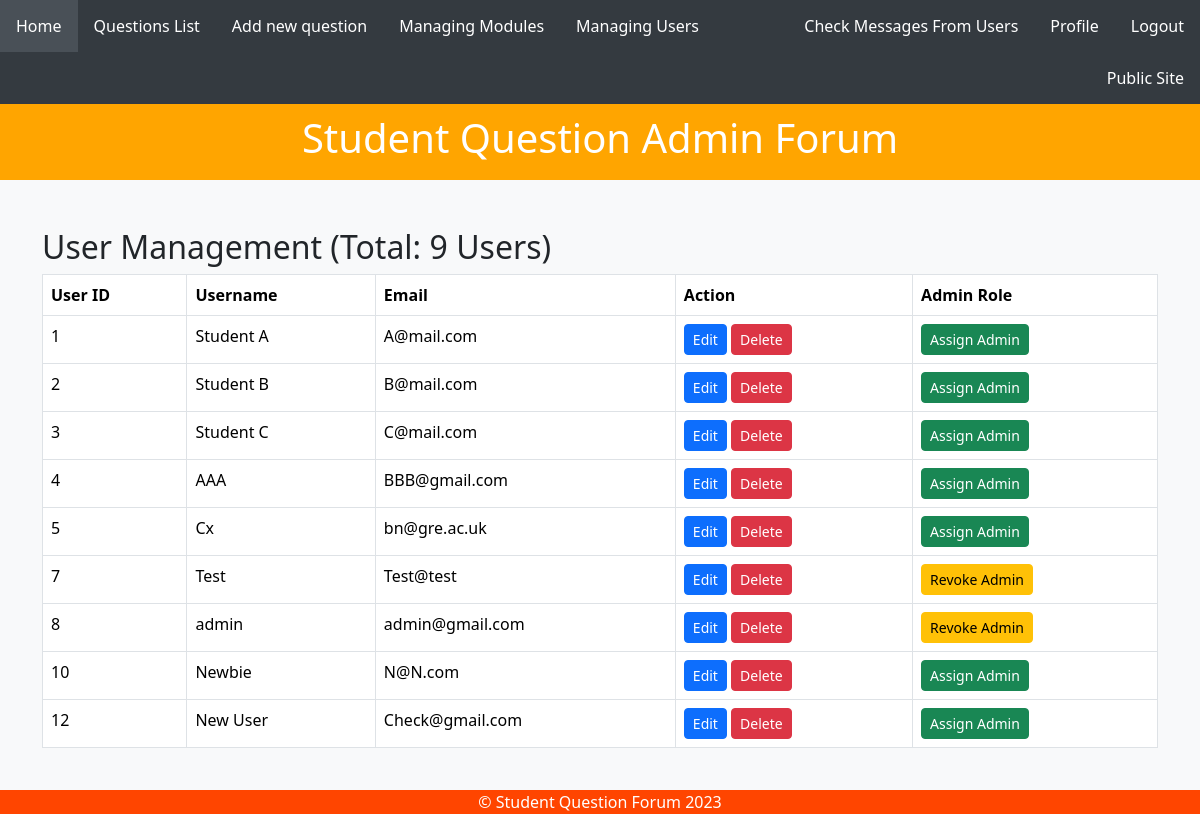
The app's page /admin/user_table.php (signed in) with its own data.
### tables this page shows
CREATE TABLE `users` (
  `id` int(11) NOT NULL,
  `Username` varchar(255) NOT NULL,
  `Email` varchar(255) NOT NULL,
  `Password` varchar(255) NOT NULL,
  `admin` varchar(255) DEFAULT NULL
);

### admin/user_table.php (called while the page is built, shortened)
<?php
include '../includes/DatabaseConnection.php';
include '../includes/DatabaseFunctions.php';
$userId = $_SESSION['id'];
$userDetails = getUserDetails($pdo, $userId);
$users = getUsersInfo($pdo);
$allUsers = allUsers($pdo);
include '../templates/user_table.html.php';
include '../templates/adminlayout.html.php';
?>

### includes/DatabaseFunctions.php (called while the page is built, shortened)
<?php
function query($pdo, $sql, $parameters = []) {
    $query = $pdo->prepare($sql);
    $query->execute($parameters);
    return $query;
}
function allUsers($pdo) {
    $query = query($pdo, 'SELECT COUNT(*) FROM users');
    $row = $query->fetch();
    return $row[0];
}
function getUserDetails($pdo, $userId) {
    $query = 'SELECT id, Username, Email, Password, admin FROM users WHERE id = :userId';
    $parameters = [':userId' => $userId];
    $result = query($pdo, $query, $parameters);
    return $result->fetch(PDO::FETCH_ASSOC);
}
function getUsersInfo($pdo) {
    $query = query($pdo, 'SELECT * FROM users');
    return $query->fetchAll(PDO::FETCH_ASSOC);
}
?>

### templates/user_table.html.php (the view, shortened to what this page needs)
<!DOCTYPE html>
<html lang="en">
<head>
    <link href="https://cdn.jsdelivr.net/npm/bootstrap@5.3.2/dist/css/bootstrap.min.css" rel="stylesheet">
</head>
<body class="bg-light">
    <div class="container mt-5">
        <h2>User Management (Total: <?= $allUsers ?> Users)</h2>
        <table class="table table-bordered">
            <thead>
                <tr>
                    <th>User ID</th>
                    <th>Username</th>
                    <th>Email</th>
                    <th>Action</th>
                    <th>Admin Role</th>
                </tr>
            </thead>
            <tbody>
                <?php foreach ($users as $user): ?>
                    <tr>
                        <td><?= htmlspecialchars($user['id'], ENT_QUOTES, 'UTF-8') ?></td>
                        <td><?= htmlspecialchars($user['Username'], ENT_QUOTES, 'UTF-8') ?></td>
                        <td><?= htmlspecialchars($user['Email'], ENT_QUOTES, 'UTF-8') ?></td>
                        <td>
                            <a href="edit_user.php?id=<?= $user['id'] ?>" class="btn btn-primary btn-sm">Edit</a>
                            <a href="delete_user.php?id=<?= $user['id'] ?>" class="btn btn-danger btn-sm">Delete</a>
                        </td>
                        <td>
                            <?php if ($user['admin'] == 'Y'): ?>
                                <form action="<?php echo $_SERVER['PHP_SELF']; ?>" method="post" style="display: inline;">
                                    <button type="submit" name="revoke_admin" class="btn btn-warning btn-sm">Revoke Admin</button>
                                </form>
                            <?php else: ?>
                                <form action="<?php echo $_SERVER['PHP_SELF']; ?>" method="post" style="display: inline;">
                                    <button type="submit" name="assign_admin" class="btn btn-success btn-sm">Assign Admin</button>
                                </form>
                            <?php endif; ?>
                        </td>
                    </tr>
                <?php endforeach; ?>
            </tbody>
        </table>
    </div>
</body>
</html>

### templates/admintab.html.php (style rules this page uses)
body { background-color: #f8f9fa; color: #495057; font-family: 'Arial', sans-serif; margin: 0; padding: 0; }

### records on screen
users: id "1", Username "Student A", Email "A@mail.com"
users: id "2", Username "Student B", Email "B@mail.com"
users: id "3", Username "Student C", Email "C@mail.com"
users: id "4", Username "AAA", Email "BBB@gmail.com"
users: id "5", Username "Cx", Email "bn@gre.ac.uk"
users: id "7", Username "Test", Email "Test@test"
users: id "8", Username "admin", Email "admin@gmail.com"
users: id "10", Username "Newbie", Email "N@N.com"
users: id "12", Username "New User", Email "Check@gmail.com"

### other values on screen
$allUsers "9"
